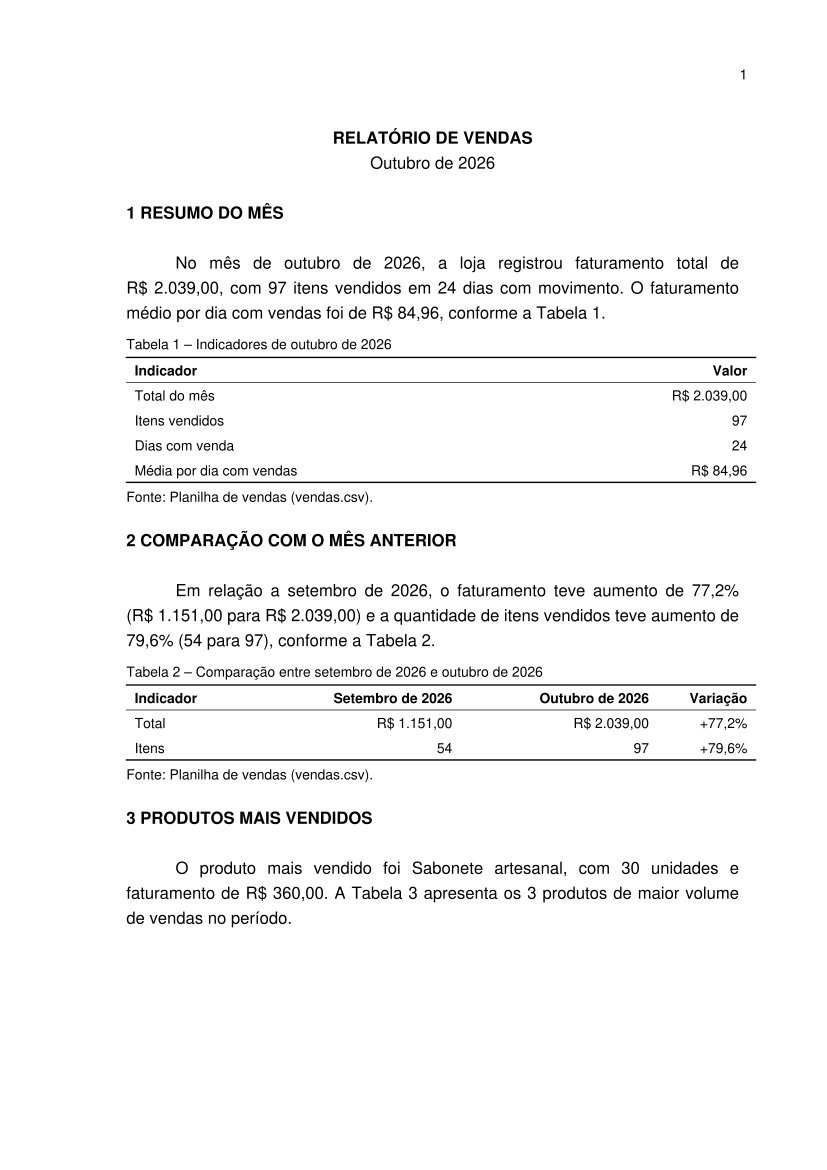

The Python source for this figure:
"""Gera um relatório mensal a partir de uma planilha de vendas (CSV).

Colunas obrigatórias: data (AAAA-MM-DD), produto, quantidade, valor

Uso:
    python relatorio.py                          # lê vendas.csv, usa o último mês
    python relatorio.py vendas.csv --mes 2026-10
    python relatorio.py --formato todos          # txt + Excel + PDF
    python relatorio.py --formato pdf --top 5

Excel exige openpyxl e PDF exige reportlab (pip install openpyxl reportlab).

Os arquivos Excel e PDF seguem, no que cabe a um relatório de uma página,
as normas da ABNT (NBR 14724 e NBR 6024) e as normas de apresentação tabular
do IBGE: fonte Arial 12, margens de 3 cm (superior e esquerda) e 2 cm (inferior
e direita), espaçamento 1,5, texto justificado, seções numeradas, tabelas
numeradas com título acima e fonte abaixo, paginação no canto superior direito.
"""
import argparse
import csv
import sys
from collections import defaultdict
from datetime import datetime
from math import ceil
from pathlib import Path
from xml.sax.saxutils import escape

COLUNAS = ["data", "produto", "quantidade", "valor"]
MESES = ["janeiro", "fevereiro", "março", "abril", "maio", "junho", "julho",
         "agosto", "setembro", "outubro", "novembro", "dezembro"]
DIAS = ["segunda-feira", "terça-feira", "quarta-feira", "quinta-feira",
        "sexta-feira", "sábado", "domingo"]
ARTIGO_DIA = ["na", "na", "na", "na", "na", "no", "no"]


class ErroPlanilha(Exception):
    """Problema na planilha de entrada, com mensagem pronta para o usuário."""


# ---------------------------------------------------------------- formatação

def brl(v):
    return "R$ " + f"{v:,.2f}".replace(",", "X").replace(".", ",").replace("X", ".")


def nome_mes(mes):
    """'2026-10' -> 'outubro de 2026'."""
    return f"{MESES[int(mes[5:]) - 1]} de {mes[:4]}"


def data_extenso(d):
    return f"{d.day} de {MESES[d.month - 1]} de {d.year}"


def plural(n, singular, plural_):
    return f"{n} {singular if n == 1 else plural_}"


def fmt_var(frac):
    """Variação com sinal: +77,2%."""
    return "n/d" if frac is None else f"{frac * 100:+.1f}%".replace(".", ",")


def mov(frac):
    """Frase de movimento: 'teve aumento de 77,2%'."""
    if frac is None:
        return "não pôde ser comparado"
    pct = f"{abs(frac) * 100:.1f}".replace(".", ",") + "%"
    if round(frac * 100, 1) == 0:
        return "permaneceu estável"
    return f"teve aumento de {pct}" if frac > 0 else f"teve redução de {pct}"


# ---------------------------------------------------------------- leitura

def num(texto):
    t = texto.strip().replace("R$", "").strip()
    if "," in t:  # formato brasileiro: 1.234,56
        t = t.replace(".", "").replace(",", ".")
    return float(t)


def _campo(linha, nome):
    return (linha.get(nome) or "").strip()


def _converter(linha):
    """Converte uma linha do CSV. Levanta ValueError com o motivo."""
    try:
        data = datetime.strptime(_campo(linha, "data"), "%Y-%m-%d").date()
    except ValueError:
        raise ValueError(f"data inválida ({_campo(linha, 'data')!r}); use AAAA-MM-DD")
    produto = _campo(linha, "produto")
    if not produto:
        raise ValueError("produto em branco")
    try:
        qtd = int(num(_campo(linha, "quantidade")))
    except ValueError:
        raise ValueError(f"quantidade inválida ({_campo(linha, 'quantidade')!r})")
    try:
        valor = num(_campo(linha, "valor"))
    except ValueError:
        raise ValueError(f"valor inválido ({_campo(linha, 'valor')!r})")
    return {"data": data, "produto": produto, "qtd": qtd, "valor": valor}


def ler(caminho):
    """Lê o CSV de vendas. Levanta ErroPlanilha se o arquivo não servir."""
    arquivo = Path(caminho)
    if not arquivo.is_file():
        raise ErroPlanilha(f"Arquivo não encontrado: {caminho}")
    with open(arquivo, newline="", encoding="utf-8-sig") as f:
        amostra = f.read(2048)
        if not amostra.strip():
            raise ErroPlanilha("A planilha está vazia.")
        f.seek(0)
        sep = ";" if amostra.count(";") > amostra.count(",") else ","
        leitor = csv.DictReader(f, delimiter=sep)
        encontradas = [(n or "").strip().lower() for n in (leitor.fieldnames or [])]
        leitor.fieldnames = encontradas

        faltando = [c for c in COLUNAS if c not in encontradas]
        if faltando:
            raise ErroPlanilha(
                f"A planilha não tem {'a coluna obrigatória' if len(faltando) == 1 else 'as colunas obrigatórias'}: "
                f"{', '.join(faltando)}.\n"
                f"Colunas encontradas: {', '.join(c for c in encontradas if c) or 'nenhuma'}.\n"
                f"Colunas esperadas: {', '.join(COLUNAS)}."
            )

        vendas = []
        for i, linha in enumerate(leitor, start=2):
            if not any(str(v).strip() for v in linha.values() if v):
                continue  # linha em branco
            try:
                vendas.append(_converter(linha))
            except ValueError as e:
                print(f"Aviso: linha {i} ignorada ({e}).")
    return vendas


# ---------------------------------------------------------------- cálculo

def mes_anterior(mes):
    ano, m = int(mes[:4]), int(mes[5:])
    return f"{ano - 1}-12" if m == 1 else f"{ano}-{m - 1:02d}"


def variacao(atual, anterior):
    """Variação em fração (0.772 = +77,2%) ou None se não houver base."""
    return None if anterior == 0 else (atual - anterior) / anterior


def do_mes(vendas, mes):
    return [v for v in vendas if v["data"].strftime("%Y-%m") == mes]


def calcular(vendas, mes, top):
    """Calcula todos os indicadores do mês. Devolve None se não houver vendas."""
    linhas = do_mes(vendas, mes)
    if not linhas:
        return None

    total = sum(v["valor"] for v in linhas)
    itens = sum(v["qtd"] for v in linhas)

    por_produto = defaultdict(lambda: [0, 0.0])
    por_dia = defaultdict(float)
    for v in linhas:
        por_produto[v["produto"]][0] += v["qtd"]
        por_produto[v["produto"]][1] += v["valor"]
        por_dia[v["data"]] += v["valor"]

    produtos = sorted(
        ((nome, q, val) for nome, (q, val) in por_produto.items()),
        key=lambda p: p[1], reverse=True,
    )
    melhor_dia = max(por_dia, key=por_dia.get)

    ant = mes_anterior(mes)
    linhas_ant = do_mes(vendas, ant)
    comp = None
    if linhas_ant:
        total_ant = sum(v["valor"] for v in linhas_ant)
        itens_ant = sum(v["qtd"] for v in linhas_ant)
        comp = {
            "total": total_ant, "itens": itens_ant,
            "var_total": variacao(total, total_ant),
            "var_itens": variacao(itens, itens_ant),
        }

    return {
        "mes": mes, "total": total, "itens": itens,
        "dias": len(por_dia), "media": total / len(por_dia),
        "comp": comp, "ant": ant,
        "produtos": produtos, "ranking": produtos[:top],
        "melhor_dia": melhor_dia, "melhor_valor": por_dia[melhor_dia],
        "por_dia": sorted(por_dia.items()), "linhas": linhas,
    }


def numeracao(r):
    """Número das tabelas do relatório (a de comparação some se não houver dados)."""
    n = {"resumo": 1}
    k = 2
    if r["comp"]:
        n["comp"] = k
        k += 1
    n["prod"] = k
    return n


def narrativa(r, mes, n):
    """Parágrafos do relatório, em português correto, citando as tabelas."""
    d = r["melhor_dia"]
    wd = d.weekday()

    def brl(v):  # espaço não separável: "R$" não fica sozinho no fim da linha
        return globals()["brl"](v).replace(" ", " ")

    t = {
        "resumo": (
            f"No mês de {nome_mes(mes)}, a loja registrou faturamento total de {brl(r['total'])}, "
            f"com {plural(r['itens'], 'item vendido', 'itens vendidos')} em "
            f"{plural(r['dias'], 'dia', 'dias')} com movimento. O faturamento médio por dia com vendas "
            f"foi de {brl(r['media'])}, conforme a Tabela {n['resumo']}."
        ),
        "dia": (
            f"O maior faturamento diário ocorreu {ARTIGO_DIA[wd]} {DIAS[wd]}, "
            f"{data_extenso(d)}, com {brl(r['melhor_valor'])}."
        ),
    }
    c = r["comp"]
    if c is None:
        t["comp"] = (f"A planilha não contém vendas de {nome_mes(r['ant'])}; por isso, "
                     f"não foi possível comparar os resultados com o mês anterior.")
    else:
        t["comp"] = (
            f"Em relação a {nome_mes(r['ant'])}, o faturamento {mov(c['var_total'])} "
            f"({brl(c['total'])} para {brl(r['total'])}) e a quantidade de itens vendidos "
            f"{mov(c['var_itens'])} ({c['itens']} para {r['itens']}), conforme a Tabela {n['comp']}."
        )
    nome, q, val = r["ranking"][0]
    resto = (f"A Tabela {n['prod']} apresenta os {len(r['ranking'])} produtos de maior volume de vendas no período."
             if len(r["ranking"]) > 1 else f"A Tabela {n['prod']} apresenta esse resultado.")
    t["prod"] = (f"O produto mais vendido foi {nome}, com {plural(q, 'unidade', 'unidades')} "
                 f"e faturamento de {brl(val)}. {resto}")
    return t


# ---------------------------------------------------------------- saída: txt

def gerar_texto(r, mes):
    L = [
        f"RELATÓRIO DE VENDAS – {nome_mes(mes).capitalize()}",
        "=" * 44,
        f"Total do mês:      {brl(r['total'])}",
        f"Itens vendidos:    {r['itens']}",
        f"Dias com venda:    {r['dias']}",
        f"Média por dia:     {brl(r['media'])}",
        "",
        f"Comparação com o mês anterior ({nome_mes(r['ant'])}):",
    ]
    c = r["comp"]
    if c is None:
        L.append("  Sem dados do mês anterior na planilha.")
    else:
        L.append(f"  Total:    {brl(c['total'])} -> {brl(r['total'])}  ({fmt_var(c['var_total'])})")
        L.append(f"  Itens:    {c['itens']} -> {r['itens']}  ({fmt_var(c['var_itens'])})")
    L += ["", f"Produtos mais vendidos (top {len(r['ranking'])}):"]
    for i, (nome, q, val) in enumerate(r["ranking"], start=1):
        L.append(f"  {i}. {nome:<22} {q:>3} un.  {brl(val)}")
    d = r["melhor_dia"]
    L += ["", "Dia mais forte:",
          f"  {d.strftime('%d/%m/%Y')} ({DIAS[d.weekday()]}) - {brl(r['melhor_valor'])}"]
    return "\n".join(L)


# ---------------------------------------------------------------- saída: excel (ABNT)

def gerar_excel(r, mes, caminho, origem):
    try:
        from openpyxl import Workbook
        from openpyxl.chart import BarChart, Reference
        from openpyxl.styles import Alignment, Border, Font, Side
        from openpyxl.worksheet.page import PageMargins
        from openpyxl.worksheet.properties import PageSetupProperties
    except ImportError:
        raise SystemExit("Para gerar Excel instale: pip install openpyxl")

    A12, A12B = Font(name="Arial", size=12), Font(name="Arial", size=12, bold=True)
    A10, A10B = Font(name="Arial", size=10), Font(name="Arial", size=10, bold=True)
    fina, media = Side(style="thin"), Side(style="medium")
    MOEDA, PCT = '"R$" #,##0.00', "+0.0%;-0.0%;0.0%"
    fonte_txt = f"Fonte: Planilha de vendas ({origem})."
    n = numeracao(r)
    textos = narrativa(r, mes, n)
    proxima = [max(n.values()) + 1]  # numeração das tabelas extras

    def configurar(ws, larguras):
        ws.sheet_view.showGridLines = False
        ws.page_setup.paperSize = ws.PAPERSIZE_A4
        ws.page_setup.orientation = "portrait"
        ws.page_setup.fitToWidth, ws.page_setup.fitToHeight = 1, 0
        ws.sheet_properties.pageSetUpPr = PageSetupProperties(fitToPage=True)
        # margens ABNT: 3 cm sup./esq. e 2 cm inf./dir. (1 pol. = 2,54 cm)
        ws.page_margins = PageMargins(left=3 / 2.54, right=2 / 2.54, top=3 / 2.54,
                                      bottom=2 / 2.54, header=2 / 2.54, footer=1 / 2.54)
        ws.oddHeader.right.text = "&P"  # página no canto superior direito
        ws.oddHeader.right.size, ws.oddHeader.right.font = 10, "Arial"
        for letra, w in larguras.items():
            ws.column_dimensions[letra].width = w
        return sum(larguras.values())

    def secao(ws, linha, texto):
        ws.cell(linha, 1, texto).font = A12B
        ws.row_dimensions[linha].height = 21
        return linha + 1

    def paragrafo(ws, linha, texto, ncols, largura):
        ws.merge_cells(start_row=linha, start_column=1, end_row=linha, end_column=ncols)
        c = ws.cell(linha, 1, texto)
        c.font = A12
        c.alignment = Alignment(wrap_text=True, vertical="top", horizontal="justify")
        ws.row_dimensions[linha].height = ceil(len(texto) / (largura * 0.8)) * 21  # 1,5 linha
        return linha + 2

    def tabela(ws, linha, numero, titulo, cab, dados, fmts, esq=(1,)):
        """Tabela no padrão IBGE: título acima, filetes horizontais, fonte abaixo."""
        ws.cell(linha, 1, f"Tabela {numero} – {titulo}").font = A10
        linha += 1
        cab_linha = linha
        for j, nome in enumerate(cab, start=1):
            c = ws.cell(linha, j, nome)
            c.font = A10B
            c.alignment = Alignment(horizontal="left" if j in esq else "right", wrap_text=True)
            c.border = Border(top=media, bottom=fina)
        for i, row in enumerate(dados):
            linha += 1
            for j, val in enumerate(row, start=1):
                fmt = fmts[j - 1]
                if isinstance(val, tuple):
                    val, fmt = val
                c = ws.cell(linha, j, val)
                c.font = A10
                if fmt:
                    c.number_format = fmt
                c.alignment = Alignment(horizontal="left" if j in esq else "right")
                if i == len(dados) - 1:
                    c.border = Border(bottom=media)
        ws.cell(linha + 1, 1, fonte_txt).font = A10
        return linha + 3, cab_linha

    wb = Workbook()
    wb.properties.title = f"Relatório de Vendas – {nome_mes(mes)}"

    # ---- Resumo
    ws = wb.active
    ws.title = "Resumo"
    largura = configurar(ws, {"A": 32, "B": 18, "C": 18, "D": 14})
    ws.merge_cells("A1:D1")
    ws["A1"], ws["A1"].font = "RELATÓRIO DE VENDAS", A12B
    ws["A1"].alignment = Alignment(horizontal="center")
    ws.merge_cells("A2:D2")
    ws["A2"], ws["A2"].font = nome_mes(mes).capitalize(), A12
    ws["A2"].alignment = Alignment(horizontal="center")

    linha = secao(ws, 4, "1 RESUMO DO MÊS")
    linha = paragrafo(ws, linha, textos["resumo"], 4, largura)
    linha, _ = tabela(ws, linha, n["resumo"], f"Indicadores de {nome_mes(mes)}",
                      ["Indicador", "Valor"],
                      [["Total do mês", (r["total"], MOEDA)],
                       ["Itens vendidos", (r["itens"], "0")],
                       ["Dias com venda", (r["dias"], "0")],
                       ["Média por dia com vendas", (r["media"], MOEDA)]],
                      [None, None])

    linha = secao(ws, linha, "2 COMPARAÇÃO COM O MÊS ANTERIOR")
    linha = paragrafo(ws, linha, textos["comp"], 4, largura)
    c = r["comp"]
    if c:
        linha, cab_comp = tabela(
            ws, linha, n["comp"], f"Comparação entre {nome_mes(r['ant'])} e {nome_mes(mes)}",
            ["Indicador", nome_mes(r["ant"]).capitalize(), nome_mes(mes).capitalize(), "Variação"],
            [["Total", (c["total"], MOEDA), (r["total"], MOEDA),
              (c["var_total"] if c["var_total"] is not None else "n/d", PCT)],
             ["Itens", (c["itens"], "0"), (r["itens"], "0"),
              (c["var_itens"] if c["var_itens"] is not None else "n/d", PCT)]],
            [None] * 4)
        ws.row_dimensions[cab_comp].height = 27  # cabeçalho com nomes de mês

    linha = secao(ws, linha, f"{3 if c else 2} PRODUTOS MAIS VENDIDOS")
    linha = paragrafo(ws, linha, textos["prod"], 4, largura)
    linha, _ = tabela(ws, linha, n["prod"], f"Produtos mais vendidos em {nome_mes(mes)}",
                      ["Produto", "Quantidade", "Valor", "% do total"],
                      [[nome, q, val, val / r["total"]] for nome, q, val in r["ranking"]],
                      [None, "0", MOEDA, "0.0%"])

    linha = secao(ws, linha, f"{4 if c else 3} DIA DE MAIOR FATURAMENTO")
    paragrafo(ws, linha, textos["dia"], 4, largura)

    # ---- Produtos
    wp = wb.create_sheet("Produtos")
    configurar(wp, {"A": 30, "B": 14, "C": 16, "D": 14})
    num_t = proxima[0]
    proxima[0] += 1
    tabela(wp, 1, num_t, f"Vendas por produto em {nome_mes(mes)}",
           ["Produto", "Quantidade", "Valor", "% do total"],
           [[nome, q, val, val / r["total"]] for nome, q, val in r["produtos"]],
           [None, "0", MOEDA, "0.0%"])

    # ---- Por dia (tabela + gráfico)
    wd = wb.create_sheet("Por dia")
    configurar(wd, {"A": 16, "B": 18, "C": 16})
    num_t = proxima[0]
    proxima[0] += 1
    dados_dia = [[dia, DIAS[dia.weekday()], val] for dia, val in r["por_dia"]]
    fim, cab = tabela(wd, 1, num_t, f"Faturamento diário em {nome_mes(mes)}",
                      ["Data", "Dia da semana", "Valor"], dados_dia,
                      ["dd/mm/yyyy", None, MOEDA], esq=(1, 2))
    graf = BarChart()
    graf.type, graf.title, graf.legend = "col", "Gráfico 1 – Faturamento diário (R$)", None
    graf.x_axis.title, graf.y_axis.title = "Data", "Valor (R$)"
    graf.x_axis.delete = graf.y_axis.delete = False
    graf.x_axis.number_format = "dd/mm"
    graf.height, graf.width = 9, 15
    ultima = cab + len(dados_dia)
    graf.add_data(Reference(wd, min_col=3, min_row=cab, max_row=ultima), titles_from_data=True)
    graf.set_categories(Reference(wd, min_col=1, min_row=cab + 1, max_row=ultima))
    wd.add_chart(graf, f"A{fim}")
    wd.cell(fim + 19, 1, fonte_txt).font = A10

    # ---- Vendas do mês
    wv = wb.create_sheet("Vendas do mês")
    configurar(wv, {"A": 16, "B": 28, "C": 14, "D": 16})
    num_t = proxima[0]
    ordenadas = sorted(r["linhas"], key=lambda x: x["data"])
    _, cab = tabela(wv, 1, num_t, f"Vendas registradas em {nome_mes(mes)}",
                    ["Data", "Produto", "Quantidade", "Valor"],
                    [[v["data"], v["produto"], v["qtd"], v["valor"]] for v in ordenadas],
                    ["dd/mm/yyyy", None, "0", MOEDA], esq=(1, 2))
    wv.auto_filter.ref = f"A{cab}:D{cab + len(ordenadas)}"

    wb.save(caminho)


# ---------------------------------------------------------------- saída: pdf (ABNT)

def gerar_pdf(r, mes, caminho, origem):
    try:
        from reportlab.lib import colors
        from reportlab.lib.enums import TA_CENTER, TA_JUSTIFY, TA_LEFT
        from reportlab.lib.pagesizes import A4
        from reportlab.lib.styles import ParagraphStyle
        from reportlab.lib.units import cm
        from reportlab.platypus import KeepTogether, Paragraph, SimpleDocTemplate, Table, TableStyle
    except ImportError:
        raise SystemExit("Para gerar PDF instale: pip install reportlab")

    FONTE, NEG = "Helvetica", "Helvetica-Bold"  # equivalentes métricos do Arial
    corpo = ParagraphStyle("corpo", fontName=FONTE, fontSize=12, leading=18,
                           alignment=TA_JUSTIFY, firstLineIndent=1.25 * cm)
    titulo = ParagraphStyle("titulo", fontName=NEG, fontSize=12, leading=18, alignment=TA_CENTER)
    subtitulo = ParagraphStyle("subtitulo", parent=titulo, fontName=FONTE, spaceAfter=18)
    secao = ParagraphStyle("secao", fontName=NEG, fontSize=12, leading=18, alignment=TA_LEFT,
                           spaceBefore=18, spaceAfter=18, keepWithNext=1)
    legenda = ParagraphStyle("legenda", fontName=FONTE, fontSize=10, leading=12,
                             spaceBefore=6, spaceAfter=4, keepWithNext=1)
    fonte_st = ParagraphStyle("fonte", fontName=FONTE, fontSize=10, leading=12,
                              spaceBefore=4, spaceAfter=6)
    fonte_txt = f"Fonte: Planilha de vendas ({escape(origem)})."

    def tabela(dados, larguras, dir_cols):
        t = Table(dados, colWidths=larguras, hAlign="LEFT")
        estilo = [
            ("FONTNAME", (0, 0), (-1, -1), FONTE), ("FONTSIZE", (0, 0), (-1, -1), 10),
            ("LEADING", (0, 0), (-1, -1), 12), ("FONTNAME", (0, 0), (-1, 0), NEG),
            ("LINEABOVE", (0, 0), (-1, 0), 1, colors.black),
            ("LINEBELOW", (0, 0), (-1, 0), 0.5, colors.black),
            ("LINEBELOW", (0, -1), (-1, -1), 1, colors.black),
            ("TOPPADDING", (0, 0), (-1, -1), 3), ("BOTTOMPADDING", (0, 0), (-1, -1), 3),
        ]
        estilo += [("ALIGN", (c, 0), (c, -1), "RIGHT") for c in dir_cols]
        t.setStyle(TableStyle(estilo))
        return t

    def bloco(numero, tit, dados, larguras, dir_cols):
        return KeepTogether([Paragraph(f"Tabela {numero} – {escape(tit)}", legenda),
                             tabela(dados, larguras, dir_cols),
                             Paragraph(fonte_txt, fonte_st)])

    n = numeracao(r)
    textos = narrativa(r, mes, n)
    c = r["comp"]
    el = [Paragraph("RELATÓRIO DE VENDAS", titulo),
          Paragraph(nome_mes(mes).capitalize(), subtitulo)]

    el.append(Paragraph("1 RESUMO DO MÊS", secao))
    el.append(Paragraph(escape(textos["resumo"]), corpo))
    el.append(bloco(n["resumo"], f"Indicadores de {nome_mes(mes)}",
                    [["Indicador", "Valor"], ["Total do mês", brl(r["total"])],
                     ["Itens vendidos", str(r["itens"])], ["Dias com venda", str(r["dias"])],
                     ["Média por dia com vendas", brl(r["media"])]],
                    [10 * cm, 6 * cm], (1,)))

    el.append(Paragraph("2 COMPARAÇÃO COM O MÊS ANTERIOR", secao))
    el.append(Paragraph(escape(textos["comp"]), corpo))
    if c:
        el.append(bloco(n["comp"], f"Comparação entre {nome_mes(r['ant'])} e {nome_mes(mes)}",
                        [["Indicador", nome_mes(r["ant"]).capitalize(), nome_mes(mes).capitalize(), "Variação"],
                         ["Total", brl(c["total"]), brl(r["total"]), fmt_var(c["var_total"])],
                         ["Itens", str(c["itens"]), str(r["itens"]), fmt_var(c["var_itens"])]],
                        [3.5 * cm, 5 * cm, 5 * cm, 2.5 * cm], (1, 2, 3)))

    el.append(Paragraph(f"{3 if c else 2} PRODUTOS MAIS VENDIDOS", secao))
    el.append(Paragraph(escape(textos["prod"]), corpo))
    dados = [["Posição", "Produto", "Quantidade", "Valor"]]
    for i, (nome, q, val) in enumerate(r["ranking"], start=1):
        dados.append([f"{i}º", nome, str(q), brl(val)])
    el.append(bloco(n["prod"], f"Produtos mais vendidos em {nome_mes(mes)}",
                    dados, [2 * cm, 7 * cm, 3 * cm, 4 * cm], (2, 3)))

    el.append(Paragraph(f"{4 if c else 3} DIA DE MAIOR FATURAMENTO", secao))
    el.append(Paragraph(escape(textos["dia"]), corpo))

    def pagina(canvas, doc):  # numeração no canto superior direito, tamanho 10
        canvas.setFont(FONTE, 10)
        canvas.drawRightString(A4[0] - 2 * cm, A4[1] - 2 * cm, str(doc.page))

    SimpleDocTemplate(
        str(caminho), pagesize=A4, title=f"Relatório de Vendas – {nome_mes(mes)}",
        leftMargin=3 * cm, topMargin=3 * cm, rightMargin=2 * cm, bottomMargin=2 * cm,
    ).build(el, onFirstPage=pagina, onLaterPages=pagina)


# ---------------------------------------------------------------- principal

def main():
    try:  # evita travar em consoles que não aceitam algum caractere
        sys.stdout.reconfigure(errors="replace")
    except AttributeError:
        pass

    p = argparse.ArgumentParser(description="Relatório mensal de vendas")
    p.add_argument("arquivo", nargs="?", default="vendas.csv")
    p.add_argument("--mes", help="AAAA-MM (padrão: último mês da planilha)")
    p.add_argument("--top", type=int, default=3, help="quantos produtos listar")
    p.add_argument("--formato", choices=["txt", "xlsx", "pdf", "todos"], default="txt",
                   help="formato de saída (padrão: txt)")
    p.add_argument("--saida", default="relatorio",
                   help="nome base dos arquivos gerados (padrão: relatorio)")
    a = p.parse_args()

    try:
        vendas = ler(a.arquivo)
    except ErroPlanilha as e:
        raise SystemExit(f"Erro: {e}")
    if not vendas:
        raise SystemExit("Erro: a planilha não tem nenhuma linha válida.")
    mes = a.mes or max(v["data"] for v in vendas).strftime("%Y-%m")

    r = calcular(vendas, mes, a.top)
    if r is None:
        raise SystemExit(f"Erro: nenhuma venda encontrada em {mes}.")

    origem = Path(a.arquivo).name
    base = Path(a.saida).with_suffix("")
    formatos = ["txt", "xlsx", "pdf"] if a.formato == "todos" else [a.formato]
    gerados = []
    for f in formatos:
        destino = base.with_suffix("." + f)
        if f == "txt":
            texto = gerar_texto(r, mes)
            print(texto)
            destino.write_text(texto + "\n", encoding="utf-8")
        elif f == "xlsx":
            gerar_excel(r, mes, destino, origem)
        else:
            gerar_pdf(r, mes, destino, origem)
        gerados.append(str(destino))
    print("\nArquivos gerados: " + ", ".join(gerados))


if __name__ == "__main__":
    main()
